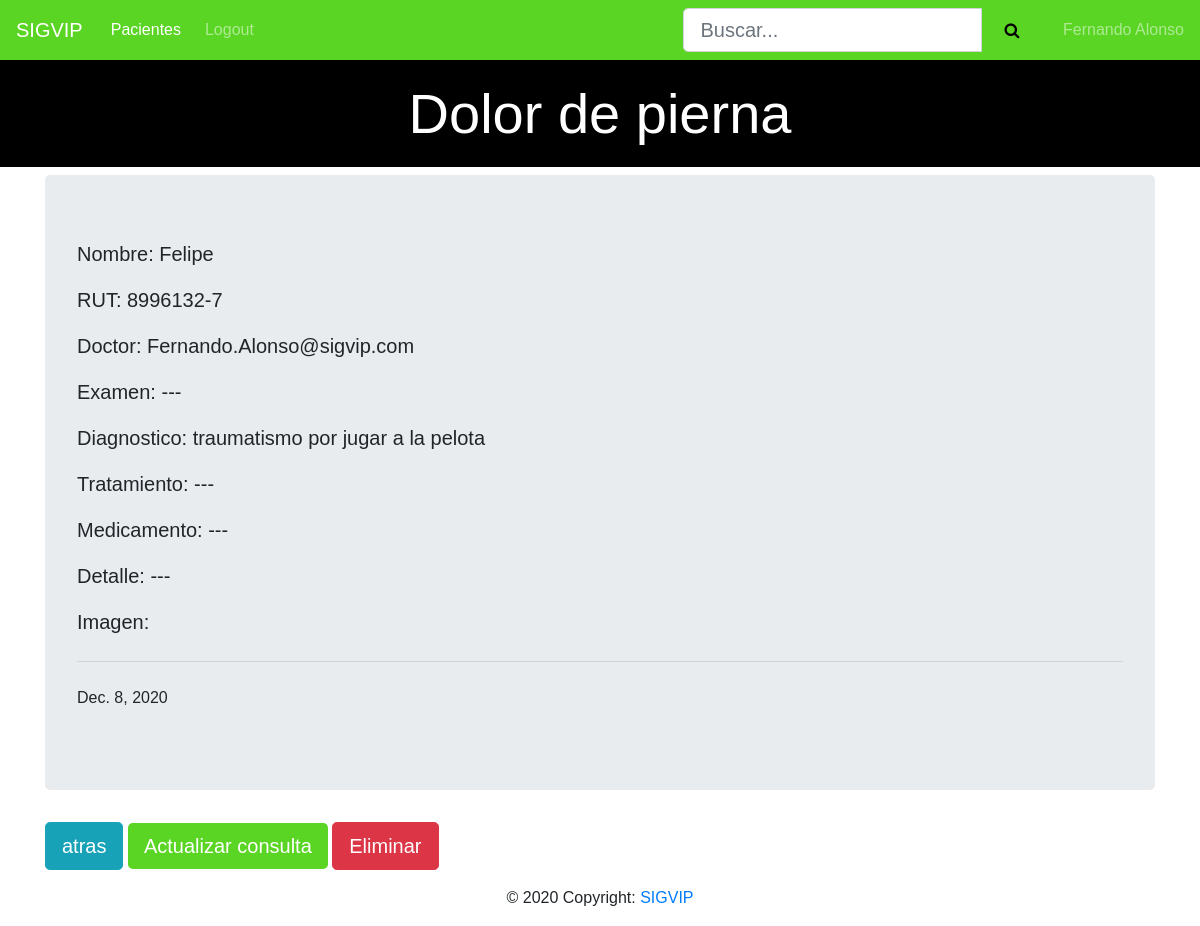
/ficha/1/detalle/1/ (signed in), run on the app's committed database.
### api/models.py (models this page shows, shortened)
class User(AbstractBaseUser,PermissionsMixin):
    rut = models.CharField(max_length=10,unique=True,validators=[verificador_run])
    nombre = models.CharField(max_length=45)
    apellidoP = models.CharField(max_length=45)
    apellidoM = models.CharField(max_length=45)
    especialidad = models.CharField(max_length=45)
    email = models.EmailField(max_length=60,unique=True)
    """Permisos de usuario"""
    is_active = models.BooleanField(default=True)
    is_staff = models.BooleanField(default=False)
    is_superuser = models.BooleanField(default=False)
    objects = UserManager()
    USERNAME_FIELD = 'email'
    REQUIRED_FIELDS = ['rut','nombre', 'apellidoP','apellidoM']

class ConsultaMedica(models.Model):
    tema = models.CharField(max_length=100)
    rut = models.ForeignKey(Paciente,default=None,on_delete=models.CASCADE)
    doctor = models.ForeignKey(User,default=None,on_delete=models.CASCADE)
    tratamiento = models.ForeignKey(Tratamiento,default=None,on_delete=models.CASCADE)
    diagnostico = models.CharField(max_length=200)
    fecha = models.DateField(default=date.today)
    fichas = models.Manager()

class Paciente(models.Model):
    rut = models.CharField(max_length=10,unique=True,validators=[verificador_run])
    nombre = models.CharField(max_length=45)
    apellidoP = models.CharField(max_length=45)
    apellidoM = models.CharField(max_length=45)
    edad = models.IntegerField()
    email = models.EmailField(max_length=60)
    telefono = models.IntegerField()
    direccion = models.CharField(max_length=200)
    pacientes = models.Manager()
    def __str__(self):
        return "{}".format(self.rut)

class Tratamiento(models.Model):
    receta = models.ForeignKey(Receta,default=None,on_delete=models.CASCADE)
    examen = models.ForeignKey(Examen,default=None,on_delete=models.CASCADE)
    descripcion = models.CharField(max_length=500)
    def __str__(self):
        return "{}".format(self.descripcion)

class Examen(models.Model):
    tipoexamen = models.ForeignKey(TipoExamen,default=None,on_delete=models.CASCADE)
    imagen = models.FileField(default=None, blank=True)
    informacionmedica = models.CharField(max_length=500)
    fecha = models.DateField(default=date.today)
    def __str__(self):
        return "{}".format(self.tipoexamen)

class TipoExamen(models.Model):
    texamen = models.CharField(max_length=45,unique=True)
    def __str__(self):
        return "{}".format(self.texamen)

class Receta(models.Model):
    medicamento = models.CharField(max_length=60,unique=True)
    descripcion = models.CharField(max_length=500)

### ficha/views.py (the view)
# urls.py: re_path(r'^(?P<fk>\d+)/detalle/(?P<codigo>\d+)/?$',views.DetalleConsultaView.as_view(),name='detalle'),
class DetalleConsultaView(LoginRequiredMixin,TemplateView):
    def get(self,request,**kwargs):
        codigo=kwargs["codigo"]
        return render(request,'consulta_detalle.html',{'detalle':ConsultaMedica.fichas.get(id=codigo)})

### ficha/templates/consulta_detalle.html
{% extends "base.html" %}
{% block pagina %}
    <h1 class="display-4">{{detalle.tema}}</h1>
{% endblock%}
{% block content %}
<div class="jumbotron">
    <p class="lead">Nombre: {{detalle.rut.nombre}} {{detalle.rut.apellido}}</p>
    <p class="lead">RUT: {{detalle.rut}}</p>
    <p class="lead">Doctor: {{detalle.doctor}}</p>
    <p class="lead">Examen: {{detalle.tratamiento.examen}}</p>
    <p class="lead">Diagnostico: {{detalle.diagnostico}}</p>
    <p class="lead">Tratamiento: {{detalle.tratamiento}}</p>
    <p class="lead">Medicamento: {{detalle.tratamiento.receta.medicamento}}</p>
    <p class="lead">Detalle: {{detalle.tratamiento.receta.medicamento}}</p>
    <p class="lead">Imagen: {{detalle.tratamiento.examen.imagen}}</p>
    <hr class="my-4">
    <p>{{detalle.fecha}}</p>
</div>
<a class="btn btn-info btn-lg" href="javascript:history.back()" role="button">atras</a>
<a class="btn btn-primary btn-lg" href="update/" role="button">Actualizar consulta</a>
<a class="btn btn-danger btn-lg" href="delete/" role="button">Eliminar</a>
{% include "footer.html" %}
{% endblock %}

### pacientes/templates/navbar.html (shortened to what this page needs)
<nav class="navbar navbar-expand-lg navbar-dark">
    <a class="navbar-brand" href="{% url 'index' %}">SIGVIP</a>
    <div class="collapse navbar-collapse" id="navbarNav">
      <ul class="navbar-nav mr-auto">
        {% if user.is_authenticated %}
            <li class="nav-item active">
                <a class="nav-link" href="/pacientes">Pacientes<span class="sr-only">(current)</span></a>
            </li>
            <li class="nav-item">
                <a class="nav-link" href="{% url 'logout' %}">Logout</a>
            </li>
        </ul>
        <div class="search" style="width: fit-content;margin-left: 35%">
            <form method="GET">
                <div id="custom-search-input">
                    <div class="input-group">
                        <input type="text" class="form-control btn-lg" placeholder="Buscar..." name="buscar"
                            value="{{request.GET.buscar}}">
                        <span class="input-group-list">
                            <button style="background-color: #5ad524;border: none;height: 44px;" type="submit"><i class="fa fa-search btn-lg"></i></button>
                        </span>
                    </div>
                </div>
            </form>
        </div>
        <span class="navbar-text" style="width: fit-content;margin-left: 2%">
            {{user.nombre}} {{user.apellidoP}}
        </span>
        {% else %}
            <li class="nav-item">
                <a class="nav-link" href="{% url 'login' %}">Login</a>
            </li>
        {% endif %}
    </div>
</nav>

### static/css/cursos.css (style rules this page uses)
body { margin: 0; padding: 0; font-family: sans-serif; }
.navbar { background-color: #5ad524; }
.navbar .navbar-brand { color: white; }
h1 { text-align: center; background-color: black; padding: 20px; color: white; }
.navbar .nav-link { color: white; border-radius: .25rem; margin: 0 0.25em; }
.btn-primary { background-color: #5ad524; border: none; }

### data on the page
User: nombre "Fernando", apellidoP "Alonso"
ConsultaMedica: tema "Dolor de pierna", rut.nombre "Felipe", rut "8996132-7", doctor "Fernando.Alonso@sigvip.com", tratamiento.examen "---", diagnostico "traumatismo por jugar a la pelota", tratamiento "---", tratamiento.receta.medicamento "---", fecha "Dec. 8, 2020"
